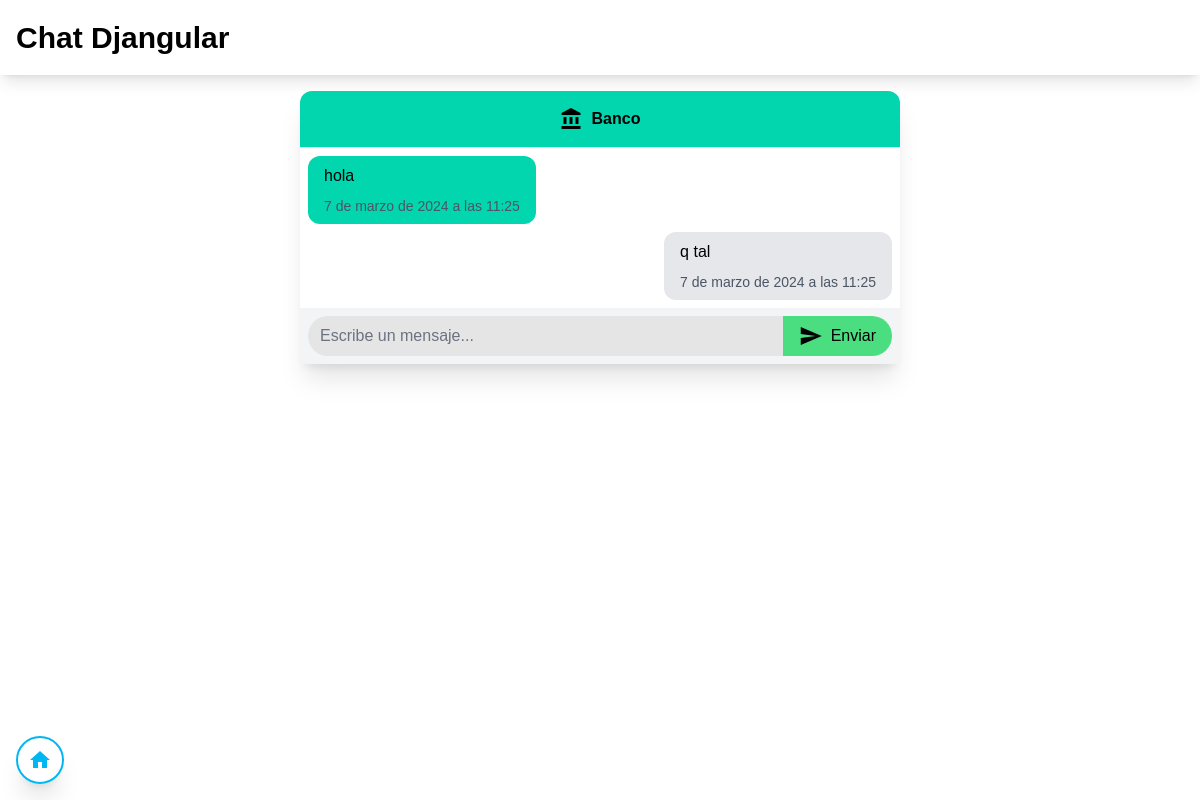
Screenshot of /chat/15 (signed in) with the database file from the repository.
### ChatApp/models.py (models this page shows, shortened)
class Message(models.Model):
    chat = models.ForeignKey(Chat, on_delete=models.CASCADE, related_name='messages', verbose_name='Chat')
    sender = models.ForeignKey(User, on_delete=models.CASCADE, related_name='messages', verbose_name='Remitente')
    content = models.TextField(verbose_name='Contenido')
    timestamp = models.DateTimeField(auto_now_add=True, verbose_name='Fecha de creación')
    class Meta:
        ordering = ['timestamp']
        verbose_name = 'Mensaje'

### ChatApp/views.py (the view)
# urls.py: path('chat/<int:chat_id>',chat, name='chat'),
def chat(request, chat_id):
    chat = get_object_or_404(Chat, id=chat_id)  # Obtiene el chat o devuelve un error 404 si no existe
    user_is_participant = request.user.chats.filter(id=chat.id).exists()  # Comprueba si el usuario es un participante en el chat
    if user_is_participant:
        messages = chat.messages.order_by('timestamp')  # Obtener todos los mensajes del chat
        return render(request, 'chat/chat.html', {'chat':chat, 'messages':messages, 'user_is_participant': user_is_participant})
    else:
        return render(request, 'chat/join_chat.html', {'chat':chat, 'user_is_participant': user_is_participant})

### ChatApp/templates/chat/chat.html (shortened to what this page needs)
{% extends 'base.html' %}
{% load static %}
{% block content %}
  <section class="w-[600px] mx-auto h-auto flex flex-col shadow-xl">
    {% if 'ciudadano' in chat.name %}
      <h2 class="flex items-center justify-center p-4 font-bold gap-x-2 bg-process_cyan-500 rounded-t-xl">
        <span class="material-icons">person</span>
        Ciudadano
      </h2>
    {% elif 'promotor' in chat.name %}
      <h2 class="flex items-center justify-center p-4 font-bold gap-x-2 bg-steel_pink-500 rounded-t-xl">
        <span class="material-icons">apartment</span>
        Promotor
      </h2>
    {% else %}
      <h2 class="flex items-center justify-center p-4 font-bold gap-x-2 bg-turquoise-500 rounded-t-xl">
        <span class="material-icons">account_balance</span>
        Banco
      </h2>
    {% endif %}
    <hr />
    <div id="boxMessages" class="flex-1 p-2 flex flex-col items-start justify-start overflow-y-auto gap-y-2 max-h-[70vh] min-h-[70vh]">
      {% if messages %}
        {% for message in messages %}
          {% if message.sender.username == 'admin' %}
            <p class="self-end px-4 py-2 rounded-xl max-w-[70%] bg-gray-200 flex flex-col gap-y-2">
              {{ message.content }}
              <span class="self-end text-sm text-gray-600">{{ message.timestamp }}</span>
            </p>
          {% elif message.sender.username == 'ciudadano' %}
            <p class="self-start px-4 py-2 rounded-xl max-w-[70%] bg-process_cyan-500 flex flex-col gap-y-2">
              {{ message.content }}
              <span class="self-end text-sm text-white/80">{{ message.timestamp }}</span>
            </p>
          {% elif message.sender.username == 'promotor' %}
            <p class="self-start px-4 py-2 rounded-xl max-w-[70%] bg-steel_pink-500 flex flex-col gap-y-2">
              {{ message.content }}
              <span class="self-end text-sm text-white/80">{{ message.timestamp }}</span>
            </p>
          {% else %}
            <p class="self-start px-4 py-2 rounded-xl max-w-[70%] bg-turquoise-500 flex flex-col gap-y-2">
              {{ message.content }}
              <span class="self-end text-sm text-gray-600">{{ message.timestamp }}</span>
            </p>
          {% endif %}
        {% endfor %}
      {% else %}
        <p class="w-full text-xl text-center text-gray-500">No hay mensajes</p>
      {% endif %}
    </div>
    <div id="chat" class="p-2 bg-gray-100">
      <div class="flex">
        <input type="text" id="inputMessage" class="flex-1 border-none rounded-l-full bg-neutral-200 focus:ring-0 focus:bg-neutral-300 active:ring-0" placeholder="Escribe un mensaje..." required />
        <button class="flex items-center justify-center px-4 py-2 transition bg-green-400 rounded-r-full gap-x-2 hover:bg-green-600 hover:text-white" type="submit" id="btnMessage">
          <span class="material-icons">send</span>
          Enviar
        </button>
      </div>
    </div>
  </section>
{% endblock %}

### rows the page displays
Message: content "hola", timestamp "7 de marzo de 2024 a las 11:25"
Message: content "q tal", timestamp "7 de marzo de 2024 a las 11:25"
